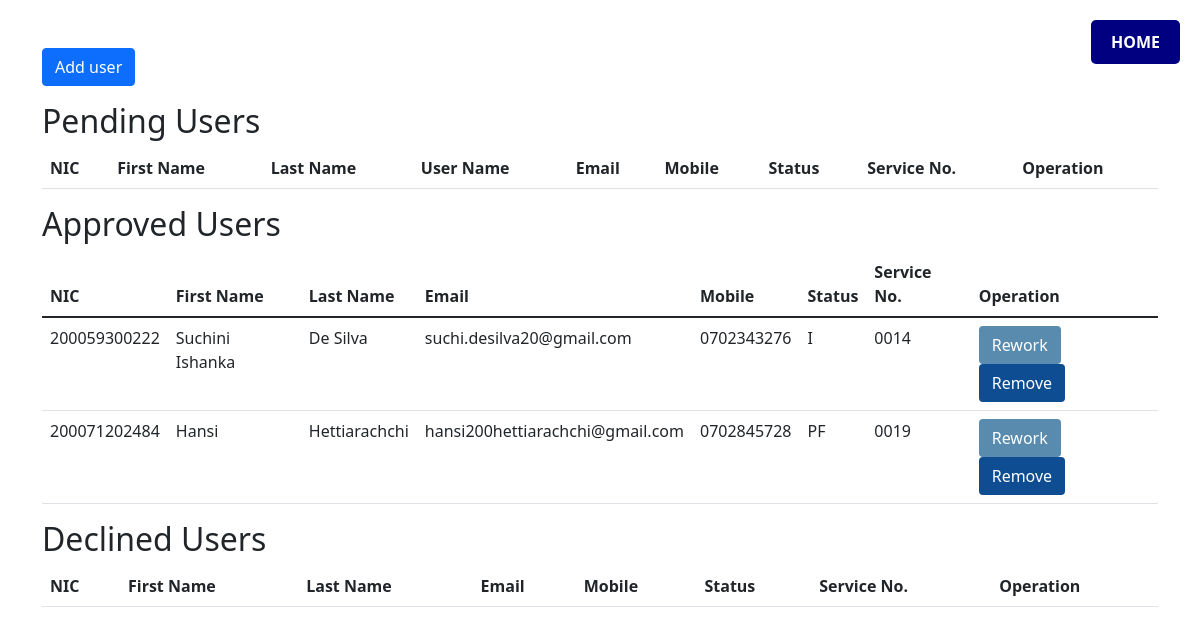
The page /Users.php on the database its author committed.
### tables this page shows
CREATE TABLE `sign_up` (
  `Status` enum('O','PF','I') NOT NULL,
  `First_Name` varchar(250) NOT NULL,
  `Last_Name` varchar(250) NOT NULL,
  `Service_No` varchar(30) NOT NULL,
  `Rank` varchar(30) NOT NULL,
  `Title` enum('Mr.','Mrs.','Ms.') NOT NULL,
  `NIC` varchar(12) NOT NULL,
  `Birth_Date` date NOT NULL,
  `Gender` varchar(10) NOT NULL,
  `Location` varchar(100) NOT NULL,
  `E_Mail` varchar(100) NOT NULL,
  `Contact_No` varchar(10) NOT NULL,
  `User_Name` varchar(50) NOT NULL,
  `Password` varchar(255) NOT NULL,
  `Step` varchar(50) NOT NULL DEFAULT 'Pending',
  `Logged` int(11) NOT NULL DEFAULT 0
);

### Users.php (the view, shortened to what this page needs)
<?php
include 'Database/connection.php';
?>
<!doctype html>
<html lang="en">
  <head>
    <link href="https://cdn.jsdelivr.net/npm/bootstrap@5.1.3/dist/css/bootstrap.min.css" rel="stylesheet">
  </head>
  <body>
  <a href="../Web/Web.php" class="home-btn">HOME</a>
      <div class="container my-5">
      <a href="Add_User.php">
    <button type="button" class="btn btn-primary">Add user</button>
</a>
        <div class="my-3">
        <h2>Pending Users</h2>
        <table class="table table-hover">
        <thead>
        <tr>
        <th>NIC</th>
        <th>First Name</th>
        <th>Last Name</th>
        <th>User Name</th>
        <th>Email</th>
        <th>Mobile</th>
        <th>Status</th>
        <th>Service No.</th>
        <th>Operation</th>
        </tr>
        </thead>
        </table>
        </div>
        <div class="my-3">
        <h2>Approved Users</h2>
        <table class="table table-hover">
        <thead>
        <tr>
        <th>NIC</th>
        <th>First Name</th>
        <th>Last Name</th>
        <th>Email</th>
        <th>Mobile</th>
        <th>Status</th>
        <th>Service No.</th>
        <th>Operation</th>
        </tr>
        </thead>
        <tbody>
        <?php
            $sql = "SELECT * FROM `sign_up` WHERE `Step` = 'Approved'";
            $result = mysqli_query($con,$sql);
            if($result){
                while($row = mysqli_fetch_assoc($result)){
                    $nic = $row['NIC'];
                    $first_Name = $row['First_Name'];
                    $last_Name = $row['Last_Name'];
                    $email = $row['E_Mail'];
                    $mobile = $row['Contact_No'];
                    $status = $row['Status'];
                    $Service_No = $row['Service_No'];
                    echo '<tr>
                    <td name="nic">'.$nic.'</td>
                    <td>'.$first_Name.'</td>
                    <td>'.$last_Name.'</td>
                    <td>'.$email.'</td>
                    <td>'.$mobile.'</td>
                    <td>'.$status.'</td>
                    <td>'.$Service_No.'</td>
                    <td>
                    <a href="Rework.php?nic='.$nic.'">
    <button type="button" name="rework" class="btn btn-rework">Rework</button>
</a>
<a href="Delete_User.php?nic='.$nic.'">
<button type="button" class="btn btn-remove">Remove</button>
</a>
                    </td>
                    </tr>';
                }
            }
        ?>
        </tbody>
        </table>
        </div>
        <div class="my-3">
        <h2>Declined Users</h2>
        <table class="table table-hover">
        <thead>
        <tr>
        <th>NIC</th>
        <th>First Name</th>
        <th>Last Name</th>
        <th>Email</th>
        <th>Mobile</th>
        <th>Status</th>
        <th>Service No.</th>
        <th>Operation</th>
        </tr>
        </thead>
        </table>
        </div>
      </div>
  </body>
</html>

### Users.php (style rules this page uses)
body { background-color: #ffffff; }
.home-btn { display: inline-block; padding: 10px 20px; background-color: #000080; color: white; border-radius: 5px; font-weight: bold; text-decoration: none; position: fixed; top: 20px; right: 20px; z-index: 1000; }
.btn-rework { background-color: #588BAE; color: white; }
.btn-remove { background-color: #0e4d92; color: white; }

### rows shown on the page
sign_up: NIC "200059300222", First_Name "Suchini Ishanka", Last_Name "De Silva", E_Mail "suchi.desilva20@gmail.com", Contact_No "0702343276", Status "I", Service_No "0014"
sign_up: NIC "200071202484", First_Name "Hansi", Last_Name "Hettiarachchi", E_Mail "hansi200hettiarachchi@gmail.com", Contact_No "0702845728", Status "PF", Service_No "0019"
